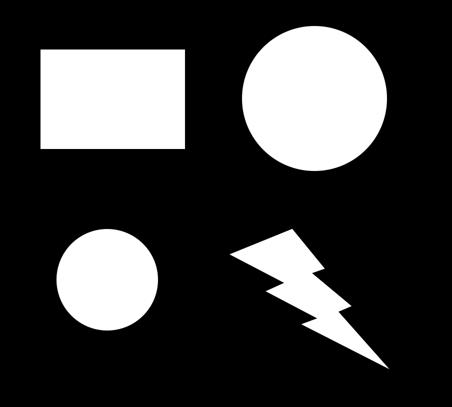
%> input picture assign2/Assign2/circle_hough_image.jpg, 452 x 407 px
$ octave --eval "result = my_watershed(imread('circle_hough_image.jpg'));"   (GNU Octave 9; MATLAB toolbox functions it lacks are replaced by stand-ins)
%> lines starting %> are read from the running program, lines starting %| are printed output that depends on the picture
function [c_img, dist_img, label_img, ridge_img, sep_img] = my_watershed(img)
    g = img;
%> g is the input picture: size 407x452 uint8; min 0, max 255, mean 62.3
    gc = imcomplement(g);  % Complement image
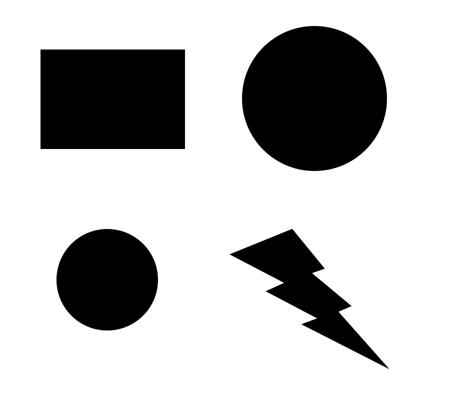
%> gc: size 407x452 uint8; min 0, max 255, mean 192.7
    D = bwdist(gc);  % distant tranform
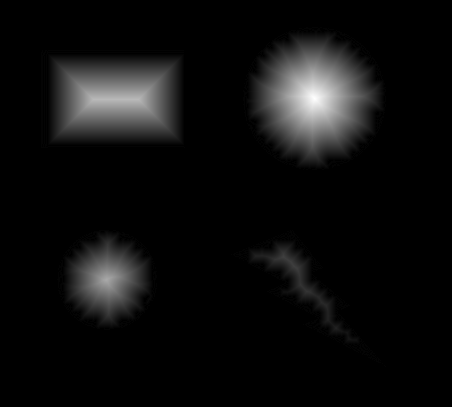
%> D: size 407x452 single; min 0, max 63.32, mean 3.5; drawn with min black and max white
    D = -D; % Inverse distance map
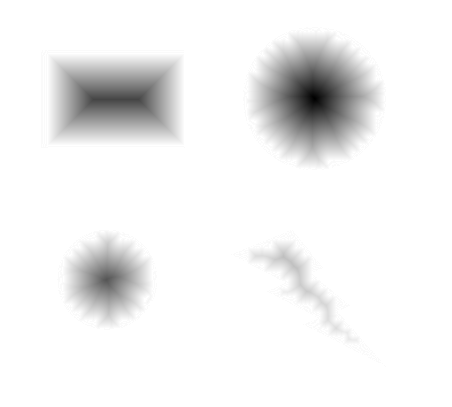
%> D: size 407x452 single; min -63.32, max 0, mean -3.49; drawn with min black and max white

    % To Do:
    [Lin, numConns] = bwlabel(imregionalmin(D, 8), 8);
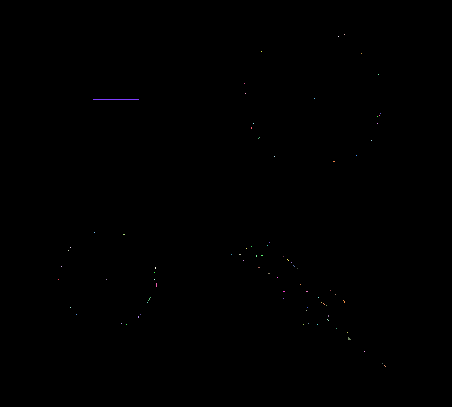
%> Lin: size 407x452 double; 81 distinct labels, from 0 to 80; one colour per label, 0 black
%> numConns = 80

    %build dam
    sizeD = size(D);
%> sizeD = [407 452]
    numelD = numel(D);
%> numelD = 183964
    L = uint16(Lin);
%> L: size 407x452 uint16; 81 distinct labels, from 0 to 80

    connb = logical([1 1 1; 1 0 1; 1 1 1]);
%> (the run ends here)

$ run again, on assign2/Assign2/circle_input.png
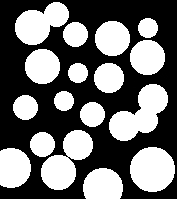
%> input picture assign2/Assign2/circle_input.png, 177 x 199 px
%> in my_watershed, g is the input picture: size 199x177x3 uint8; min 0, max 255, mean 109.9
%> in my_watershed, `D = -D;`:
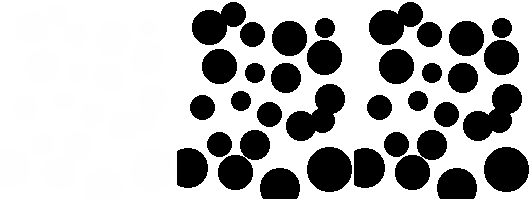
%> D: size 199x531 single; min -45254.8, max 0, mean -12998; drawn with min black and max white
%> in my_watershed, `[Lin, numConns] = bwlabel(imregionalmin(D, 8), 8);`:
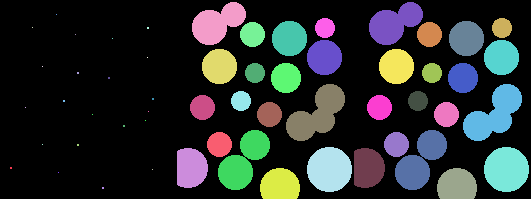
%> Lin: size 199x531 double; 57 distinct labels, from 0 to 56; one colour per label, 0 black
%> numConns = 56
%> L: size 199x531 uint16; 57 distinct labels, from 0 to 56
